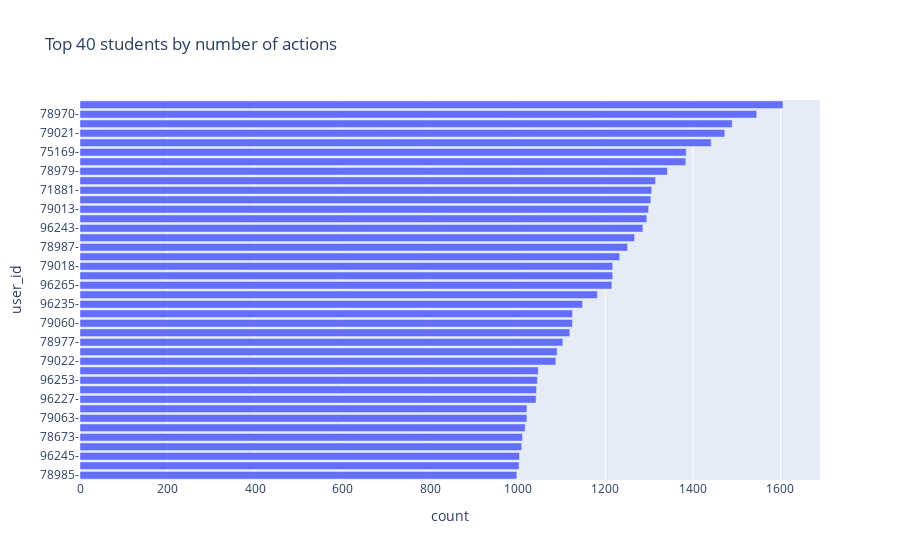

The notebook cell saved with this chart:
### Code cell
ds = data['user_id'].value_counts().reset_index()

ds.columns = [
    'user_id',
    'count'
]

ds['user_id'] = ds['user_id'].astype(str) + '-'
ds = ds.sort_values(['count']).tail(40)

fig = px.bar(
    ds,
    x = 'count',
    y = 'user_id',
    orientation='h',
    title='Top 40 students by number of actions'
)

fig.show()

### Figure 1 — Plotly figure (JSON) as saved in the notebook; plotly's stock layout.template omitted (floating-point values rounded to 4 significant figures)
{"data": [{"alignmentgroup": "True", "hovertemplate": "count=%{x}<br>user_id=%{y}<extra></extra>", "legendgroup": "", "marker": {"color": "#636efa"}, "name": "", "offsetgroup": "", "orientation": "h", "showlegend": false, "textposition": "auto", "type": "bar", "x": [998, 1003, 1004, 1009, 1011, 1017, 1021, 1021, 1042, 1043, 1045, 1047, 1087, 1090, 1103, 1119, 1125, 1125, 1148, 1182, 1215, 1217, 1217, 1233, 1251, 1267, 1286, 1295, 1299, 1304, 1306, 1315, 1342, 1384, 1385, 1442, 1473, 1490, 1546, 1606], "xaxis": "x", "y": ["78985-", "96258-", "96245-", "70746-", "78673-", "78976-", "79063-", "96286-", "96227-", "96263-", "96253-", "78919-", "79022-", "79034-", "78977-", "80807-", "79060-", "96283-", "96235-", "96271-", "96265-", "79012-", "79018-", "79031-", "78987-", "79019-", "96243-", "78980-", "79013-", "78989-", "71881-", "96244-", "78979-", "79029-", "75169-", "96274-", "79021-", "79032-", "78970-", "78978-"], "yaxis": "y"}], "layout": {"barmode": "relative", "legend": {"tracegroupgap": 0}, "title": {"text": "Top 40 students by number of actions"}, "xaxis": {"anchor": "y", "domain": [0, 1], "title": {"text": "count"}}, "yaxis": {"anchor": "x", "domain": [0, 1], "title": {"text": "user_id"}}}}
